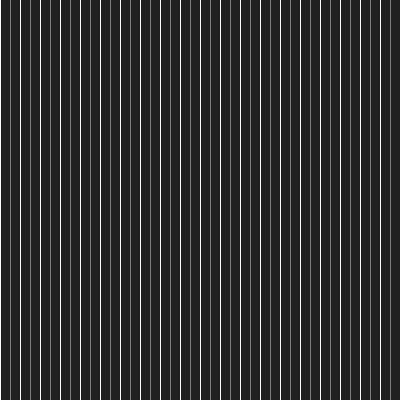
Frame 1 (no input)
Frame 60 (the mouse pressed at the canvas centre just before this capture): identical to frame 1, image omitted
Frame 120 (the mouse held since frame 60 and released just before this capture): identical to frame 1, image omitted

The Processing sketch that drew this single still picture (run headless with seeded random() and noise(); from frame 60 on, the mouse is pressed at the canvas centre):

// Processing sketch: build
// ── build.pde
/* 

Aprendiendo Processing - ?:

-

José Vicente Araújo
http://dunadigital.com 
svcnt@dunadigital.com
junio 2015
Processing 2.2.1

*/


//VARIABLES GLOBALES
int a, b;

//SETUP
void setup() {
	size(400,400);
	background(#202020);
	noStroke();
	fill(255,33);
}

//LOOP
void draw() {

	for (int i = 0; i < 40; ++i) {
		b = i % 2;
		println(i%4);
		a = (b == 1 )? 125 : 255;
		fill(a);
		rect(i*10, 0, 1, height);
	}
	
}
